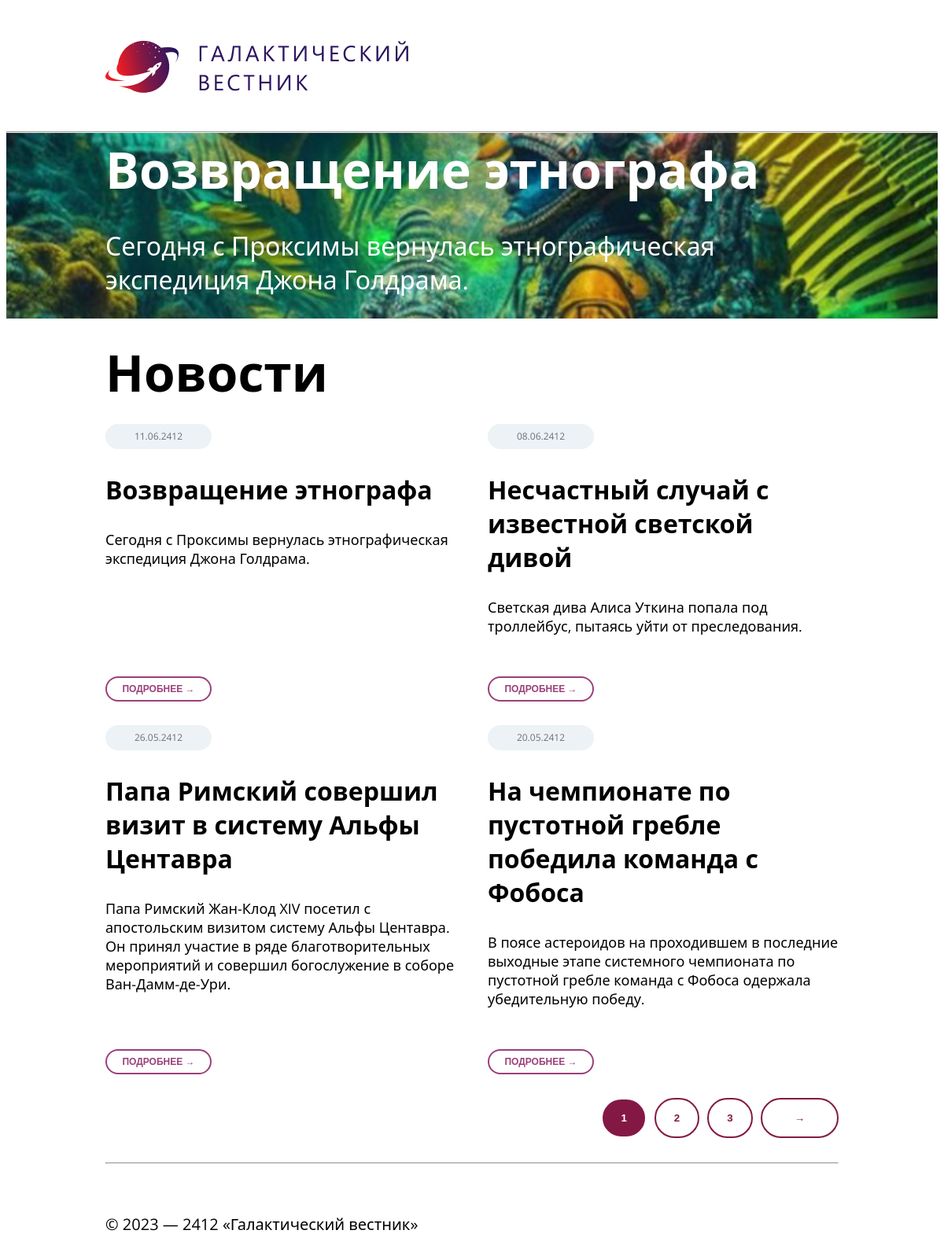
The page / on the database its author committed.
### tables this page shows
CREATE TABLE `news` (
  `id` int(11) unsigned NOT NULL AUTO_INCREMENT,
  `date` datetime NULL DEFAULT NULL,
  `title` varchar(250) NOT NULL DEFAULT '',
  `announce` text NULL DEFAULT NULL,
  `content` text NULL DEFAULT NULL,
  `image` varchar(250) NOT NULL DEFAULT '',
  PRIMARY KEY (`id`),
  KEY `id` (`id`),

  KEY `idx_news_date` (`date`));

### index.php (the view, shortened to what this page needs)
<!DOCTYPE html>
<html lang="ru">
<head>
    <link rel="stylesheet" type="text/css" href="styles/style.css"/>
</head>
<body>
    <?php include "includes/header.php" ?>
    <main>
        <div class="banner">
            <?php
                include "includes/db.php";
                $query = mysqli_query($connection, "SELECT `title`, `announce`, `image` FROM `news` ORDER BY `date` DESC LIMIT 1;");
                $result = mysqli_fetch_assoc($query);
            ?>
            <div class="banner_text">
                <h1 class="banner_title"><?php echo $result['title']; ?></h1>
                <?php echo $result['announce']; ?>
            </div>
            <img class="banner_image" src="images/<?php echo $result['image']; ?>"/>
        </div>
        <div class="container">
            <h1 class="container_title">Новости</h1>
            <div class="container_news">
                <?php
                    include "includes/db.php";
                    $per_page = 4;
                    $page = 1;
                    $total_count_q = mysqli_query($connection, "SELECT COUNT(`id`) AS `total_count` FROM `news`");
                    $total_count = mysqli_fetch_assoc($total_count_q);
                    $total_count = $total_count['total_count'];
                    $total_page = ceil( $total_count / $per_page = 4);
                    $offset = ($page - 1) * $per_page;
                    $query = mysqli_query($connection, "SELECT * FROM `news` ORDER BY `date` DESC LIMIT $offset, $per_page");
                    while ( $result = mysqli_fetch_assoc($query) ) {
                    ?>
                        <div class="news">
                            <div class="date"><?php echo date("d.m.Y", strtotime($result['date'])) ?></div>
                            <h2 class="title"><?php echo $result['title'] ?></h2>
                            <div class="announce"><?php echo $result['announce'] ?></div>
                            <a href="/news.php?id=<?php echo $result['id']?>"><button class="details">ПОДРОБНЕЕ &rarr;</button>
                        </a>
                        </div>
                    <?php }
                ?>
            </div>
        </div>
        <div class="navigation">
                    <?php if ($page == 1) { ?>
                        <a href="?page=<?php echo $page?>"><button class="navigation_btn current_page"><?php echo $page?></button></a>
                        <a href="?page=<?php echo $page + 1?>"><button class="navigation_btn"><?php echo $page + 1?></button></a>
                        <a href="?page=<?php echo $page + 2?>"><button class="navigation_btn"><?php echo $page + 2?></button></a>
                    <?php } else if ($page == $total_page) { ?>
                        <a href="?page=<?php echo $page - 2?>"><button class="navigation_btn"><?php echo $page - 2?></button></a>
                        <a href="?page=<?php echo $page - 1?>"><button class="navigation_btn"><?php echo $page - 1?></button></a>
                        <a href="?page=<?php echo $page?>"><button class="navigation_btn current_page"><?php echo $page?></button></a>
                    <?php } ?>
                    <?php if ($page != $total_page) { ?>
                        <a href="?page=<?php echo $page + 1?>"><button class="scroll">&rarr;</button></a>
                    <?php } ?>
            </div>
    </main>
    <?php include "includes/footer.php" ?>
</body>
</html>

### styles/style.css (style rules this page uses)
:root { --margin-horizontal: 10.5vw; --bg-color-date: #ECF2F5; --bg-color-details: white; --bg-color-button: white; --border-color-details: #9B407A; --color-navigation: #841844; --color-details: #9B407A; --color-title: #000000; --color-date: #6C6E7B; }
html { height: 100vh; font-family: 'Open Sans', system-ui, sans-serif; }
body { display: flex; flex-direction: column; height: 99%; }
main { flex-grow: 1; display: flex; flex-direction: column; }
h1, h2 { margin: 0; margin-block: 0; }
a { text-decoration: none; }
button { display: flex; justify-content: center; align-items: center; border-radius: 50px; border-width: 2px; border-style: solid; }
.banner { position: relative; margin: 0; }
.banner_image { width: 100%; height: 29.5vh; min-height: 230px; object-fit:cover; }
.banner_text { position: absolute; color: white; top: 50%; transform: translate(0, -50%); margin: 0 var(--margin-horizontal); font-size: clamp(16px, 3vmin, 32px); }
.banner_title { font-size: clamp(32px, 6vmin, 64px); font-weight: 600; margin: 0; }
.container { margin: 2.5vh var(--margin-horizontal) 0; }
.container_title { font-weight: 600; font-size: clamp(32px, 6vmin, 64px); margin: 0 0 2.7vh; }
.container_news { display: grid; grid-template-columns: 1fr 1fr; grid-column-gap: 40px; }
.news { margin-bottom: 3.8vh; position: relative; }
.date { font-size: clamp(10px, 1vmin, 16px); color: var(--color-date); width: clamp(71px, 11.25vw, 154px); height: clamp(25px, 4vh, 46px); background: var(--bg-color-date); border-radius: 20px; border: none; display: flex; justify-content: center; align-items: center; }
.title { margin: 30px 0; font-weight: 600; font-size: clamp(16px, 3vmin, 32px); color: var(--color-title); }
.announce { margin: 0 0 84px; font-weight: 400; font-size: clamp(14px, 1.5vmin, 20px); color: #000000; }
.details { position: absolute; bottom: 0; border-color: var(--border-color-details); font-weight: bolder; font-size: clamp(10px, 1vmin, 16px); background-color: var(--bg-color-details); color: var(--color-details); width: clamp(100px, 11.25vw, 216px); height: clamp(30px, 4vh, 54px); }
.navigation { flex-grow: 1; display: flex; align-items: flex-end; gap: 10px; margin-bottom: 3.8vh; margin-right: var(--margin-horizontal); }
.navigation_btn { font-weight: 600; color: var(--color-navigation); background-color: var(--bg-color-button); border-color: var(--color-navigation); padding: 16px 23px; }
.scroll { font-weight: 600; color: var(--color-navigation); background-color: var(--bg-color-button); border-color: var(--color-navigation); padding: 16px 41px; }
.current_page { --color-navigation: white; --bg-color-button: #841844; }

### rows shown on the page
news: title "Возвращение этнографа", announce "Сегодня с Проксимы вернулась этнографическая экспедиция Джона Голдрама.", image (picture), date "11.06.2412"
news: date "08.06.2412", title "Несчастный случай с известной светской дивой", announce "Светская дива Алиса Уткина попала под троллейбус, пытаясь уйти от преследования."
news: date "26.05.2412", title "Папа Римский совершил визит в систему Альфы Центавра", announce "Папа Римский Жан-Клод XIV посетил с апостольским визитом систему Альфы Центавра. Он принял участие в ряде благотворительных мероприятий и совершил богослужение в соборе Ван-Дамм-де-Ури."
news: date "20.05.2412", title "На чемпионате по пустотной гребле победила команда с Фобоса", announce "В поясе астероидов на проходившем в последние выходные этапе системного чемпионата по пустотной гребле команда с Фобоса одержала убедительную победу."

### other values the page prints
$page "1"
$page + 1 "2"
$page + 2 "3"
